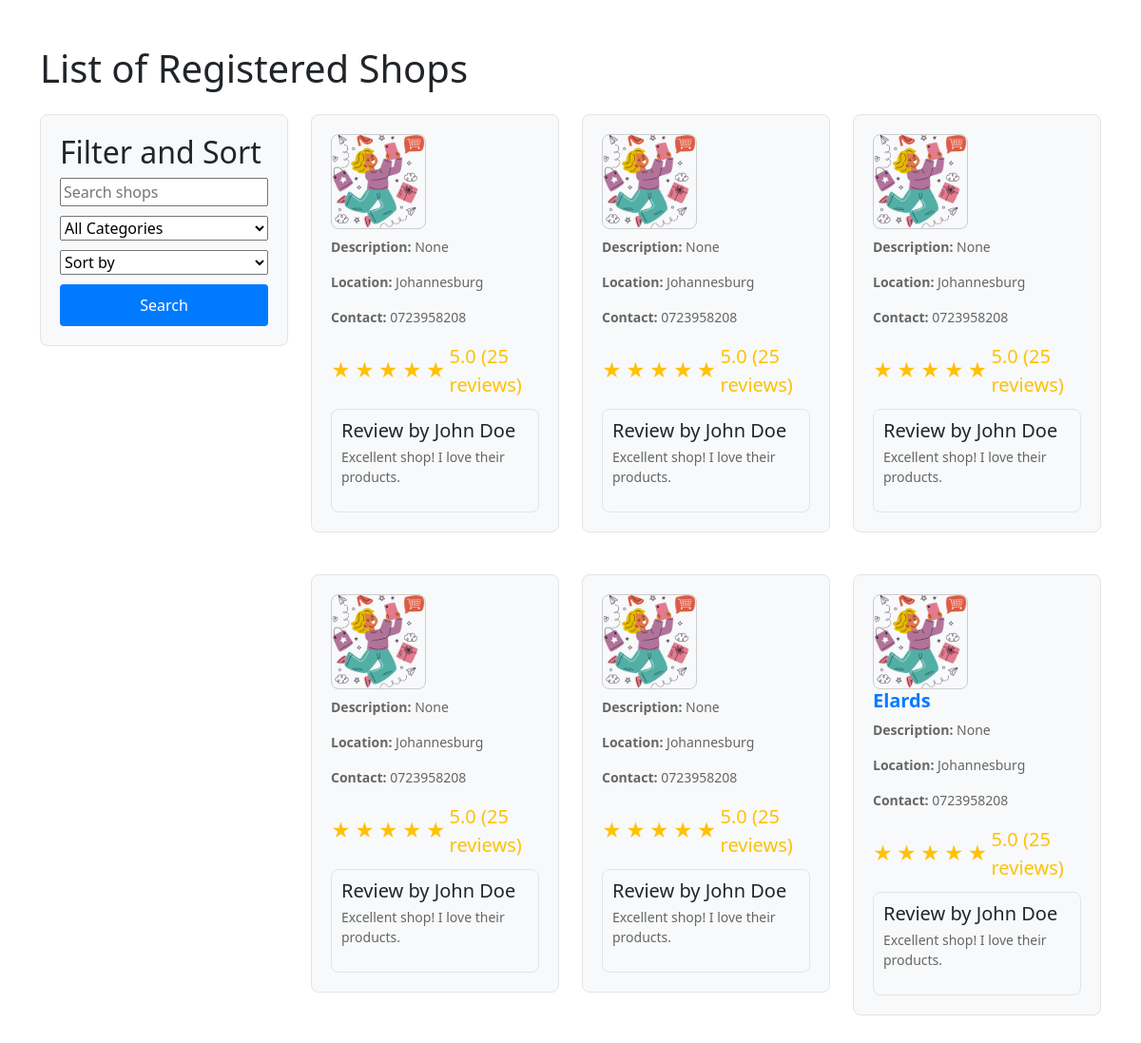
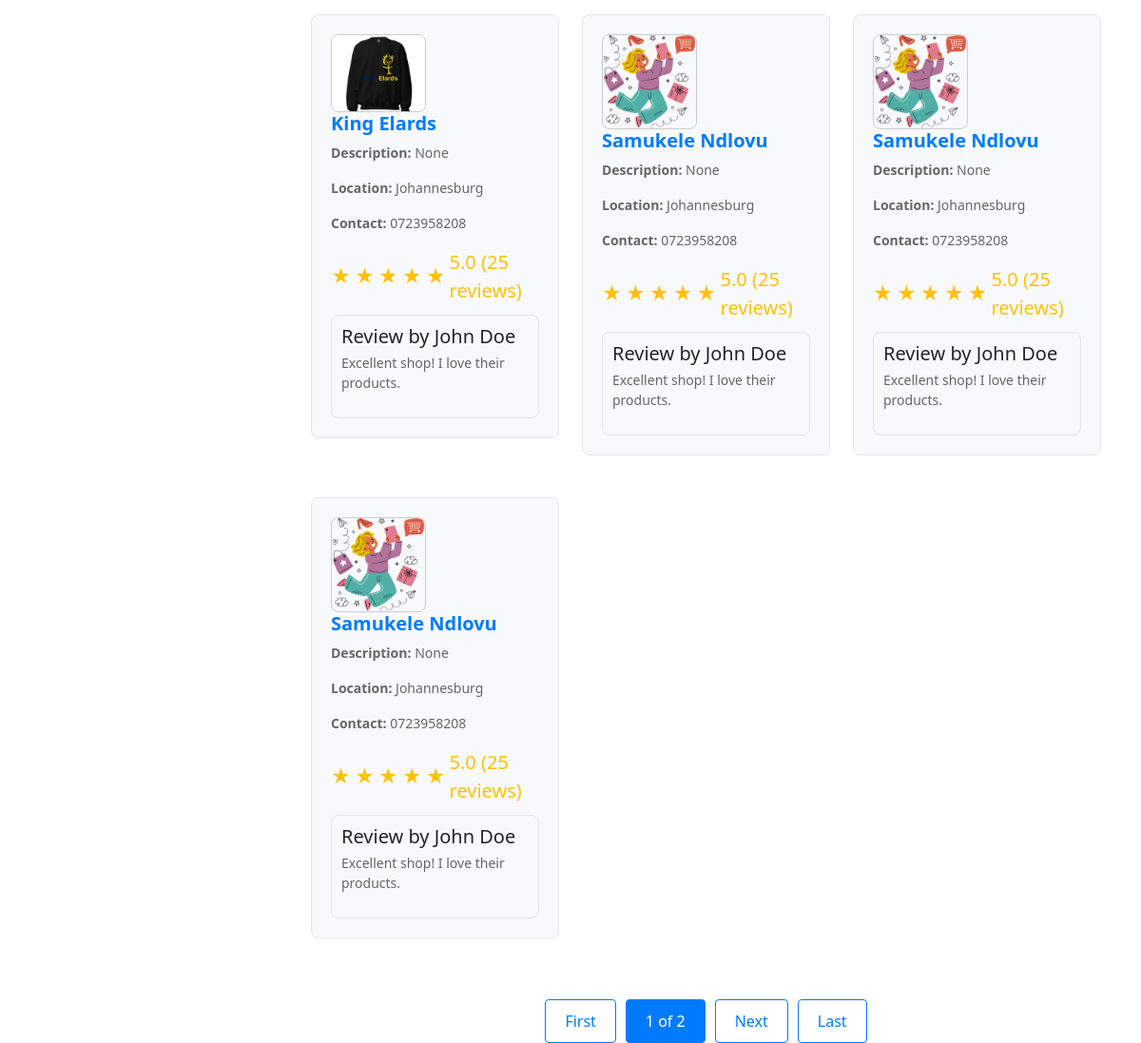
The page /shops/ on the database its author committed (2 pictures, top to bottom).
### shopciti_app/models.py (models this page shows, shortened)
class Store(models.Model):
    name = models.CharField(max_length=255)
    description = models.TextField(blank=True, null=True)
    contact_email = models.EmailField(blank=True, null=True)
    phone_number = models.CharField(max_length=20, blank=True, null=True)
    address = models.TextField(blank=True, null=True)
    city = models.CharField(max_length=100, blank=True, null=True)
    state = models.CharField(max_length=100, blank=True, null=True)
    postal_code = models.CharField(max_length=10, blank=True, null=True)
    logo = models.ImageField(upload_to='store_logos/', default='static/img/1.png')
    about = models.TextField(blank=True, null=True)

### shopciti_app/views.py (the view)
# urls.py: path('shops/', views.shop_list, name='shop_list'),
def shop_list(request):
    search_query = request.GET.get('search_query', '')
    category = request.GET.get('category', '')
    sort_by = request.GET.get('sort_by', 'name')
    filter_criteria = Q(name__icontains=search_query)
    if category:
        filter_criteria |= Q(category__icontains=category)
    if not sort_by:
        sort_by = 'name'  # Set a default sorting option if 'sort_by' is empty
    shops = Store.objects.filter(filter_criteria).order_by(sort_by)
    paginator = Paginator(shops, 10)
    page = request.GET.get('page')
    shops = paginator.get_page(page)
    context = {
        'shops': shops,
    }
    return render(request, 'shopciti_app/shop_list.html', context)

### shopciti_app/templates/shopciti_app/shop_list.html (shortened to what this page needs)
<!DOCTYPE html>
<html lang="en">
<head>
    <link rel="stylesheet" href="https://cdn.jsdelivr.net/npm/bootstrap@5.3.0/dist/css/bootstrap.min.css">
</head>
<body>
    <div class="container">
        <h1 class="mt-5 mb-4">List of Registered Shops</h1>
        <div class="row">
            <div class="col-md-3">
                <div class="widget">
                    <h2>Filter and Sort</h2>
                    <form method="get" action="{% url 'shop_list' %}">
                        <input type="text" name="search_query" placeholder="Search shops">
                        <select name="category">
                            <option value="">All Categories</option>
                        </select>
                        <select name="sort_by">
                            <option value="">Sort by</option>
                        </select>
                        <button type="submit" class="btn btn-primary">Search</button>
                    </form>
                </div>
            </div>
            <div class="col-md-9">
                <div class="row">
                    {% for store in shops %}
                    <div class="col-md-4 mb-4">
                        <div class="shop-item">
                            <img src="{{ MEDIA_URL }}{{ store.logo.url }}" alt="{{ store.name }} Logo" class="store-logo">
                            <h4><a class="shop-link" href="{% url 'shop_detail' store.id %}">{{ store.name }}</a></h4>
                            <p><strong>Description:</strong> {{ store.description }}</p>
                            <p><strong>Location:</strong> {{ store.city }}</p>
                            <p><strong>Contact:</strong> {{ store.phone_number }}</p>
                            <div class="rating">
                                <span>&#9733;</span>
                                <span>&#9733;</span>
                                <span>&#9733;</span>
                                <span>&#9733;</span>
                                <span>&#9733;</span>
                                <span>5.0 (25 reviews)</span>
                            </div>
                            <div class="reviews">
                                <div class="review">
                                    <h5>Review by John Doe</h5>
                                    <p>Excellent shop! I love their products.</p>
                                </div>
                            </div>
                        </div>
                    </div>
                    {% if forloop.counter|divisibleby:3 and not forloop.last %}
                </div>
                <div class="row">
                    {% endif %} {% endfor %}
                </div>
                <div class="pagination">
                    <a href="?page=1" class="btn btn-outline-primary">First</a>
                    <span class="current-page">{{ shops.number }} of {{ shops.paginator.num_pages }}</span> {% if shops.has_next %}
                    <a href="?page={{ shops.next_page_number }}" class="btn btn-outline-primary">Next</a>
                    <a href="?page={{ shops.paginator.num_pages }}" class="btn btn-outline-primary">Last</a> {% endif %}
                </div>
            </div>
        </div>
    </div>
</body>
</html>

### shopciti_app/templates/shopciti_app/shop_list.html (style rules this page uses)
.store-logo { max-width: 100px; height: auto; border: 1px solid #ccc; border-radius: 8px; }
.shop-item { background-color: #f8f9fa; border: 1px solid #e4e4e4; border-radius: 8px; padding: 20px; transition: transform 0.2s ease-in-out; margin-bottom: 20px; }
.shop-item h4 { font-size: 20px; margin-top: 0; color: #333; }
.shop-item p { font-size: 14px; color: #666; }
.shop-link { color: #007bff; text-decoration: none; font-weight: bold; }
.widget { background-color: #f8f9fa; border: 1px solid #e4e4e4; border-radius: 8px; padding: 20px; margin-bottom: 20px; }
.widget input[type="text"], .widget select { width: 100%; margin-bottom: 10px; }
.widget button { width: 100%; padding: 10px; background-color: #007bff; color: #fff; border: none; border-radius: 4px; cursor: pointer; }
.pagination { display: flex; justify-content: center; margin-top: 20px; }
.pagination a { padding: 10px 20px; margin: 0 5px; border: 1px solid #007bff; color: #007bff; text-decoration: none; border-radius: 4px; transition: background-color 0.3s; }
.pagination .current-page { padding: 10px 20px; margin: 0 5px; background-color: #007bff; color: #fff; border: 1px solid #007bff; border-radius: 4px; }
.rating { display: flex; align-items: center; margin-top: 10px; }
.rating span { color: #ffc107; font-size: 20px; padding-right: 4px; }
.reviews { margin-top: 10px; }
.review { border: 1px solid #e4e4e4; border-radius: 8px; padding: 10px; margin-top: 10px; }
.review h5 { margin: 0; }
.review p { margin-top: 5px; }

### rows shown on the page
Store: logo (picture), description "None", city "Johannesburg", phone_number "0723958208"
Store: logo (picture), description "None", city "Johannesburg", phone_number "0723958208"
Store: logo (picture), description "None", city "Johannesburg", phone_number "0723958208"
Store: logo (picture), description "None", city "Johannesburg", phone_number "0723958208"
Store: logo (picture), description "None", city "Johannesburg", phone_number "0723958208"
Store: logo (picture), name "Elards", description "None", city "Johannesburg", phone_number "0723958208"
Store: logo (picture), name "King Elards", description "None", city "Johannesburg", phone_number "0723958208"
Store: logo (picture), name "Samukele Ndlovu", description "None", city "Johannesburg", phone_number "0723958208"
Store: logo (picture), name "Samukele Ndlovu", description "None", city "Johannesburg", phone_number "0723958208"
Store: logo (picture), name "Samukele Ndlovu", description "None", city "Johannesburg", phone_number "0723958208"

### other values the page prints
{{ shops.number }} "1"
{{ shops.paginator.num_pages }} "2"
